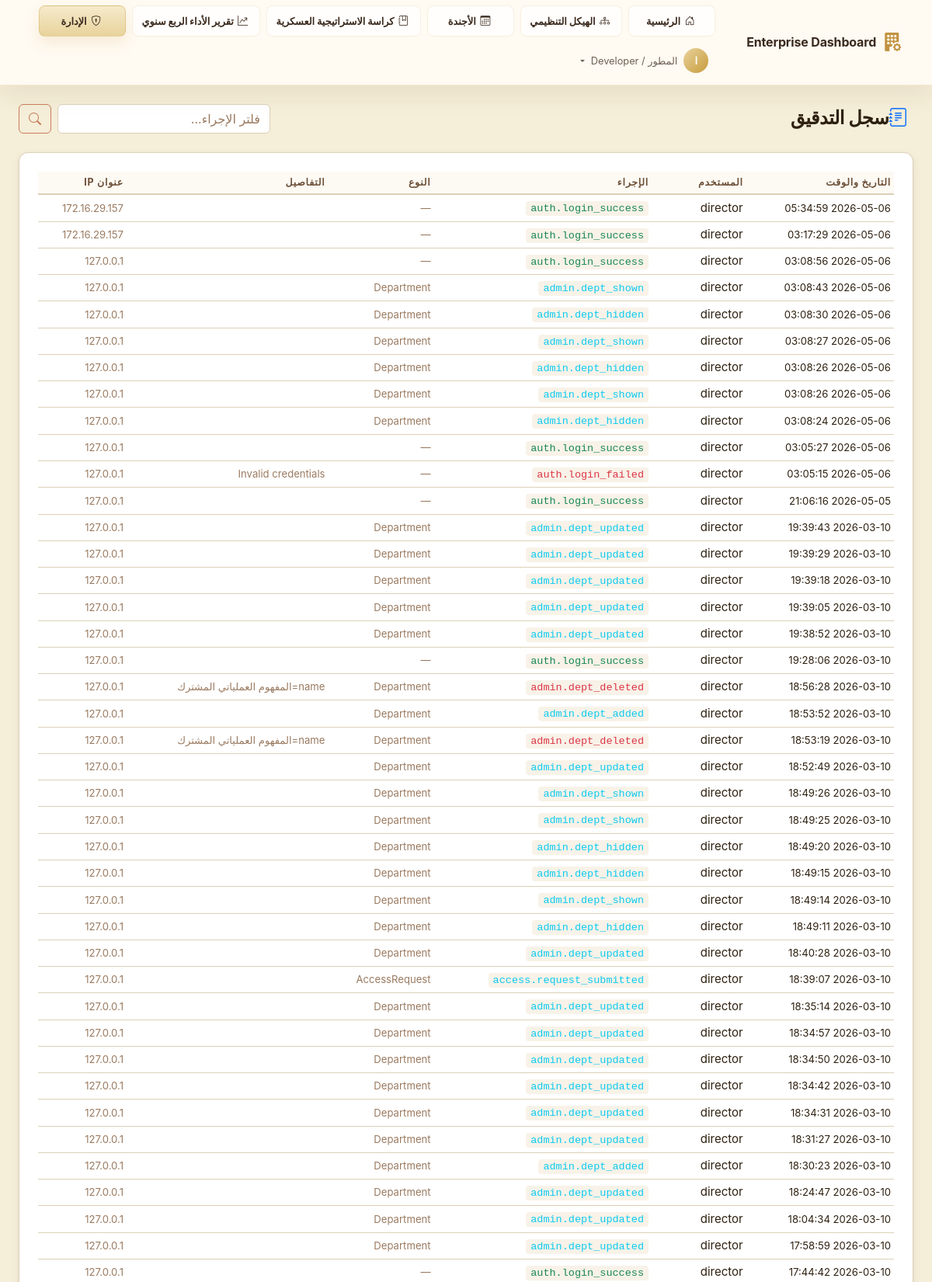
The app's page /admin/audit-log?page=2&action= (signed in, upper part) with its own data.
### app/models/user.py (models this page shows, shortened)
class User(UserMixin, db.Model):
    __tablename__ = 'users'
    id              = db.Column(db.String(36), primary_key=True, default=lambda: str(uuid.uuid4()))
    ldap_dn         = db.Column(db.String(255), unique=True, nullable=True)
    username        = db.Column(db.String(80),  unique=True, nullable=False, index=True)
    email           = db.Column(db.String(120), nullable=False)
    full_name       = db.Column(db.String(120), nullable=False)
    password_hash   = db.Column(db.String(255), nullable=True)  # Only for sim mode
    is_ldap_user    = db.Column(db.Boolean, default=True)
    is_active       = db.Column(db.Boolean, default=True)
    role_id         = db.Column(db.Integer, db.ForeignKey('roles.id'), nullable=True)
    department_id   = db.Column(db.Integer, db.ForeignKey('departments.id'), nullable=True)
    failed_logins     = db.Column(db.Integer, default=0)
    locked_until      = db.Column(db.DateTime, nullable=True)
    created_at  = db.Column(db.DateTime, default=datetime.utcnow)
    updated_at  = db.Column(db.DateTime, default=datetime.utcnow, onupdate=datetime.utcnow)
    last_login  = db.Column(db.DateTime, nullable=True)
    role       = db.relationship('Role', back_populates='users')
    department = db.relationship('Department', back_populates='users')
    audit_logs = db.relationship('AuditLog', back_populates='user', lazy='dynamic',
                                 foreign_keys='AuditLog.user_id')
    @property
    def is_authenticated(self) -> bool:
        return True
    def has_permission(self, required_level: int) -> bool:
        if not self.role:
            return False
        return self.role.permission_level >= required_level
    @property
    def permission_level(self) -> int:
        return self.role.permission_level if self.role else 0
    def can_admin(self) -> bool:
        return self.permission_level >= 80  # Deputy and above
    @classmethod
    def get_by_id(cls, user_id: str) -> Optional['User']:
        return cls.query.get(user_id)

### app/models/audit.py (models this page shows, shortened)
class AuditLog(db.Model):
    __tablename__ = 'audit_log'
    id            = db.Column(db.String(36), primary_key=True, default=lambda: str(uuid.uuid4()))
    user_id       = db.Column(db.String(36), db.ForeignKey('users.id'), nullable=True)
    username      = db.Column(db.String(80),  nullable=False, default='anonymous')  # Snapshot
    action        = db.Column(db.String(100), nullable=False)
    resource_type = db.Column(db.String(60),  nullable=True)
    resource_id   = db.Column(db.String(36),  nullable=True)
    details       = db.Column(db.Text, nullable=True)   # JSON string for old/new values
    ip_address    = db.Column(db.String(45),  nullable=True)
    user_agent    = db.Column(db.String(255), nullable=True)
    timestamp     = db.Column(db.DateTime, default=datetime.utcnow, index=True)
    user = db.relationship('User', back_populates='audit_logs', foreign_keys=[user_id])

### app/admin/routes.py (the view)
@admin_bp.route('/audit-log')
@login_required
@require_permission(PERMISSIONS['SECRETARY'])
def audit_log():
    page   = request.args.get('page', 1, type=int)
    action = request.args.get('action', '')
    query  = AuditLog.query.order_by(AuditLog.timestamp.desc())
    if action:
        query = query.filter(AuditLog.action.contains(action))
    logs = query.paginate(page=page, per_page=50, error_out=False)
    return render_template('admin/audit_log.html',
                           logs=logs,
                           action_filter=action,
                           page_title='سجل التدقيق')

### app/__init__.py (called while the page is built)
def _register_extensions(app: Flask) -> None:
    db.init_app(app)
    login_manager.init_app(app)
    csrf.init_app(app)
    login_manager.login_view          = 'auth.login'
    login_manager.login_message       = 'Please sign in to access this page.'
    login_manager.login_message_category = 'warning'
    login_manager.session_protection  = 'strong'
    @login_manager.user_loader
    def load_user(user_id: str):
        from app.models.user import User
        return User.get_by_id(user_id)

def _register_context_processors(app: Flask) -> None:
    from datetime import datetime
    from app.models.role import PERMISSIONS
    @app.context_processor
    def inject_globals():
        return {
            'PERMISSIONS': PERMISSIONS,
            'now':         datetime.utcnow,
            'app_name':    app.config.get('APP_NAME', 'Enterprise Dashboard'),
        }

### app/templates/admin/audit_log.html (shortened to what this page needs)
{% extends "base.html" %}
{% block content %}
<div class="container-fluid px-4 py-4">
    <div class="d-flex align-items-center justify-content-between mb-4">
        <h1 class="page-title mb-0"><i class="bi bi-journal-text text-primary me-2"></i>سجل التدقيق</h1>
        <form method="GET" class="d-flex gap-2">
            <input type="text" name="action" class="form-control glass-input" placeholder="فلتر الإجراء..."
                value="{{ action_filter }}">
            <button type="submit" class="btn btn-outline-primary"><i class="bi bi-search"></i></button>
        </form>
    </div>
    <div class="section-card glass-card">
        <div class="table-responsive">
            <table class="table table-dark table-hover table-sm align-middle mb-0">
                <thead>
                    <tr>
                        <th>التاريخ والوقت</th>
                        <th>المستخدم</th>
                        <th>الإجراء</th>
                        <th>النوع</th>
                        <th>التفاصيل</th>
                        <th>عنوان IP</th>
                    </tr>
                </thead>
                <tbody>
                    {% for log in logs.items %}
                    <tr>
                        <td><small>{{ log.timestamp.strftime('%Y-%m-%d %H:%M:%S') }}</small></td>
                        <td>{{ log.username }}</td>
                        <td>
                            <code
                                class="{% if 'login_failed' in log.action or 'rejected' in log.action or 'deleted' in log.action %}text-danger{% elif 'login_success' in log.action or 'approved' in log.action %}text-success{% else %}text-info{% endif %}">
                {{ log.action }}
              </code>
                        </td>
                        <td><small class="text-muted">{{ log.resource_type or '—' }}</small></td>
                        <td><small class="text-muted">{{ (log.details or '')[:50] }}</small></td>
                        <td><small class="text-muted">{{ log.ip_address or '—' }}</small></td>
                    </tr>
                    {% else %}
                    <tr>
                        <td colspan="6" class="text-center text-muted py-4">لا توجد سجلات</td>
                    </tr>
                    {% endfor %}
                </tbody>
            </table>
        </div>
    </div>
</div>
{% endblock %}

### app/templates/base.html (shortened to what this page needs)
<!DOCTYPE html>
<html lang="ar" dir="rtl">
<head>
  <link rel="stylesheet" href="{{ url_for('static', filename='css/bootstrap.min.css') }}">
  <link rel="stylesheet" href="{{ url_for('static', filename='css/bootstrap-icons.css') }}">
  <link rel="stylesheet" href="{{ url_for('static', filename='css/custom.css') }}">
</head>
<body class="{% block body_class %}app-body{% endblock %}">
  {% block body %}
  <nav class="navbar navbar-dark navbar-expand-lg app-navbar" id="mainNav">
    <div class="container-fluid px-4">
      <a class="navbar-brand d-flex align-items-center gap-2" href="{{ url_for('dashboard.index') }}">
        <i class="bi bi-building-fill-gear fs-4 text-primary-glow"></i>
        <span class="fw-bold">{{ app_name }}</span>
      </a>
      <div class="collapse navbar-collapse" id="navbarMain">
        <ul class="navbar-nav ms-auto align-items-center gap-2 main-nav-menu">
          <li class="nav-item">
            <a class="nav-link primary-nav-link {% if request.endpoint == 'dashboard.index' %}active{% endif %}"
              href="{{ url_for('dashboard.index') }}">
              <i class="bi bi-house-door me-1"></i>الرئيسية
            </a>
          </li>
          <li class="nav-item">
            <a class="nav-link primary-nav-link {% if request.endpoint == 'dashboard.org_structure' %}active{% endif %}"
              href="{{ url_for('dashboard.org_structure') }}">
              <i class="bi bi-diagram-3 me-1"></i>الهيكل التنظيمي
            </a>
          </li>
          <li class="nav-item">
            <a class="nav-link primary-nav-link {% if request.endpoint == 'dashboard.agenda' %}active{% endif %}"
              href="{{ url_for('dashboard.agenda') }}">
              <i class="bi bi-calendar3 me-1"></i>الأجندة
            </a>
          </li>
          <li class="nav-item">
            <a class="nav-link primary-nav-link {% if request.endpoint == 'dashboard.strategy_booklet' %}active{% endif %}"
              href="{{ url_for('dashboard.strategy_booklet') }}">
              <i class="bi bi-journal-bookmark me-1"></i>كراسة الاستراتيجية العسكرية
            </a>
          </li>
          <li class="nav-item">
            <a class="nav-link primary-nav-link {% if request.endpoint == 'dashboard.quarterly_performance' %}active{% endif %}"
              href="{{ url_for('dashboard.quarterly_performance') }}">
              <i class="bi bi-graph-up-arrow me-1"></i>تقرير الأداء الربع سنوي
            </a>
          </li>
          {% if current_user.is_authenticated %}
          {% if current_user.can_admin() %}
          <li class="nav-item">
            <a class="nav-link primary-nav-link {% if request.endpoint and request.endpoint.startswith('admin') %}active{% endif %}"
              href="{{ url_for('admin.users') }}">
              <i class="bi bi-shield-lock me-1"></i>الإدارة
            </a>
          </li>
          {% endif %}
          <li class="nav-item dropdown">
            <a class="nav-link dropdown-toggle d-flex align-items-center gap-2" href="#" role="button"
              data-bs-toggle="dropdown">
              <span class="avatar-circle">{{ current_user.full_name[0]|upper }}</span>
              <span class="d-none d-md-inline">{{ current_user.full_name }}</span>
            </a>
          </li>
          {% endif %}
        </ul>
      </div>
    </div>
  </nav>
  <main class="main-content">
    {% block content %}{% endblock %}
  </main>
  {% endblock %}
</body>
</html>

### records on screen
User: full_name "ا", full_name "المطور / Developer"
AuditLog: timestamp "2026-05-06 05:34:59", username "director", action "auth.login_success", resource_type "—", ip_address "172.16.29.157"
AuditLog: timestamp "2026-05-06 03:17:29", username "director", action "auth.login_success", resource_type "—", ip_address "172.16.29.157"
AuditLog: timestamp "2026-05-06 03:08:56", username "director", action "auth.login_success", resource_type "—", ip_address "127.0.0.1"
AuditLog: timestamp "2026-05-06 03:08:43", username "director", action "admin.dept_shown", resource_type "Department", ip_address "127.0.0.1"
AuditLog: timestamp "2026-05-06 03:08:30", username "director", action "admin.dept_hidden", resource_type "Department", ip_address "127.0.0.1"
AuditLog: timestamp "2026-05-06 03:08:27", username "director", action "admin.dept_shown", resource_type "Department", ip_address "127.0.0.1"
AuditLog: timestamp "2026-05-06 03:08:26", username "director", action "admin.dept_hidden", resource_type "Department", ip_address "127.0.0.1"
AuditLog: timestamp "2026-05-06 03:08:26", username "director", action "admin.dept_shown", resource_type "Department", ip_address "127.0.0.1"
AuditLog: timestamp "2026-05-06 03:08:24", username "director", action "admin.dept_hidden", resource_type "Department", ip_address "127.0.0.1"
AuditLog: timestamp "2026-05-06 03:05:27", username "director", action "auth.login_success", resource_type "—", ip_address "127.0.0.1"
AuditLog: timestamp "2026-05-06 03:05:15", username "director", action "auth.login_failed", resource_type "—", details "Invalid credentials", ip_address "127.0.0.1"
AuditLog: timestamp "2026-05-05 21:06:16", username "director", action "auth.login_success", resource_type "—", ip_address "127.0.0.1"
AuditLog: timestamp "2026-03-10 19:39:43", username "director", action "admin.dept_updated", resource_type "Department", ip_address "127.0.0.1"
AuditLog: timestamp "2026-03-10 19:39:29", username "director", action "admin.dept_updated", resource_type "Department", ip_address "127.0.0.1"
AuditLog: timestamp "2026-03-10 19:39:18", username "director", action "admin.dept_updated", resource_type "Department", ip_address "127.0.0.1"
AuditLog: timestamp "2026-03-10 19:39:05", username "director", action "admin.dept_updated", resource_type "Department", ip_address "127.0.0.1"
AuditLog: timestamp "2026-03-10 19:38:52", username "director", action "admin.dept_updated", resource_type "Department", ip_address "127.0.0.1"
AuditLog: timestamp "2026-03-10 19:28:06", username "director", action "auth.login_success", resource_type "—", ip_address "127.0.0.1"
AuditLog: timestamp "2026-03-10 18:56:28", username "director", action "admin.dept_deleted", resource_type "Department", details "name=المفهوم العملياتي المشترك", ip_address "127.0.0.1"
AuditLog: timestamp "2026-03-10 18:53:52", username "director", action "admin.dept_added", resource_type "Department", ip_address "127.0.0.1"
AuditLog: timestamp "2026-03-10 18:53:19", username "director", action "admin.dept_deleted", resource_type "Department", details "name=المفهوم العملياتي المشترك", ip_address "127.0.0.1"
AuditLog: timestamp "2026-03-10 18:52:49", username "director", action "admin.dept_updated", resource_type "Department", ip_address "127.0.0.1"
AuditLog: timestamp "2026-03-10 18:49:26", username "director", action "admin.dept_shown", resource_type "Department", ip_address "127.0.0.1"
AuditLog: timestamp "2026-03-10 18:49:25", username "director", action "admin.dept_shown", resource_type "Department", ip_address "127.0.0.1"
AuditLog: timestamp "2026-03-10 18:49:20", username "director", action "admin.dept_hidden", resource_type "Department", ip_address "127.0.0.1"
AuditLog: timestamp "2026-03-10 18:49:15", username "director", action "admin.dept_hidden", resource_type "Department", ip_address "127.0.0.1"
AuditLog: timestamp "2026-03-10 18:49:14", username "director", action "admin.dept_shown", resource_type "Department", ip_address "127.0.0.1"
AuditLog: timestamp "2026-03-10 18:49:11", username "director", action "admin.dept_hidden", resource_type "Department", ip_address "127.0.0.1"
AuditLog: timestamp "2026-03-10 18:40:28", username "director", action "admin.dept_updated", resource_type "Department", ip_address "127.0.0.1"
AuditLog: timestamp "2026-03-10 18:39:07", username "director", action "access.request_submitted", resource_type "AccessRequest", ip_address "127.0.0.1"
AuditLog: timestamp "2026-03-10 18:35:14", username "director", action "admin.dept_updated", resource_type "Department", ip_address "127.0.0.1"
AuditLog: timestamp "2026-03-10 18:34:57", username "director", action "admin.dept_updated", resource_type "Department", ip_address "127.0.0.1"
AuditLog: timestamp "2026-03-10 18:34:50", username "director", action "admin.dept_updated", resource_type "Department", ip_address "127.0.0.1"
AuditLog: timestamp "2026-03-10 18:34:42", username "director", action "admin.dept_updated", resource_type "Department", ip_address "127.0.0.1"
AuditLog: timestamp "2026-03-10 18:34:31", username "director", action "admin.dept_updated", resource_type "Department", ip_address "127.0.0.1"
AuditLog: timestamp "2026-03-10 18:31:27", username "director", action "admin.dept_updated", resource_type "Department", ip_address "127.0.0.1"
AuditLog: timestamp "2026-03-10 18:30:23", username "director", action "admin.dept_added", resource_type "Department", ip_address "127.0.0.1"
AuditLog: timestamp "2026-03-10 18:24:47", username "director", action "admin.dept_updated", resource_type "Department", ip_address "127.0.0.1"
AuditLog: timestamp "2026-03-10 18:04:34", username "director", action "admin.dept_updated", resource_type "Department", ip_address "127.0.0.1"
AuditLog: timestamp "2026-03-10 17:58:59", username "director", action "admin.dept_updated", resource_type "Department", ip_address "127.0.0.1"
AuditLog: timestamp "2026-03-10 17:44:42", username "director", action "auth.login_success", resource_type "—", ip_address "127.0.0.1"

### other values on screen
{{ app_name }} "Enterprise Dashboard"
